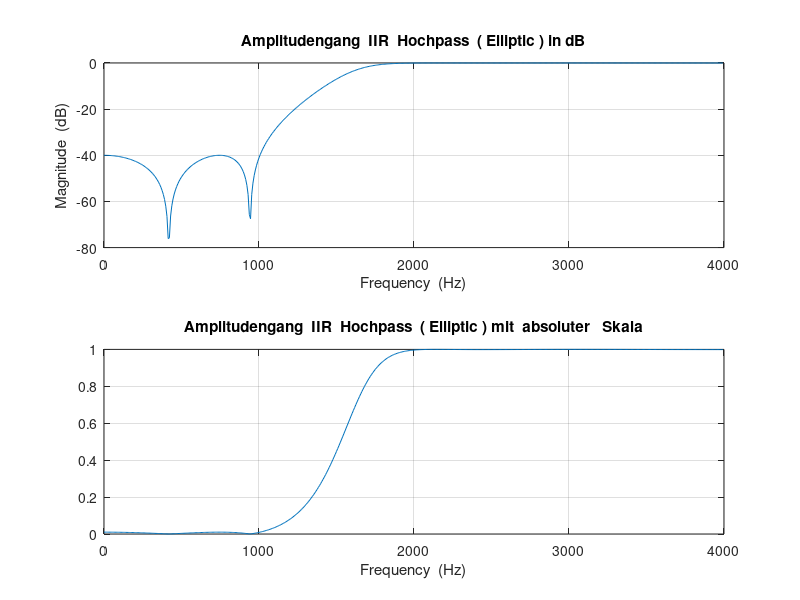
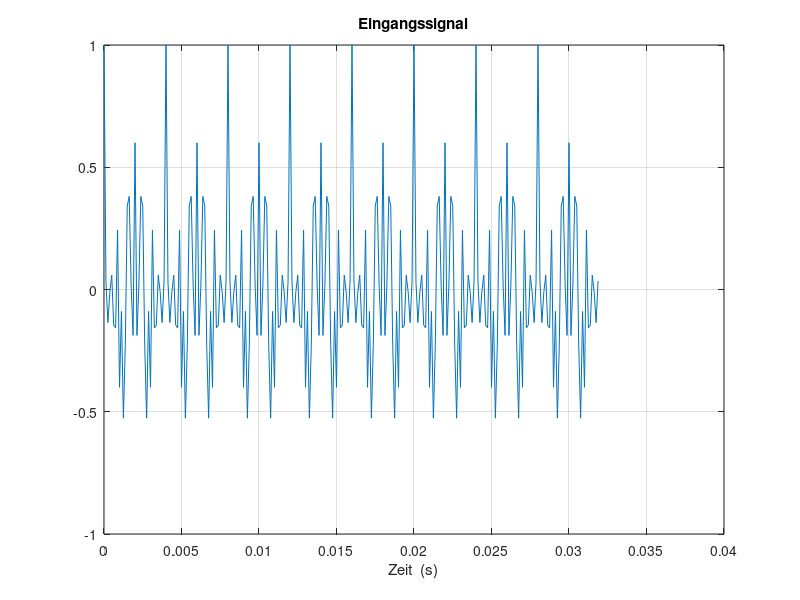
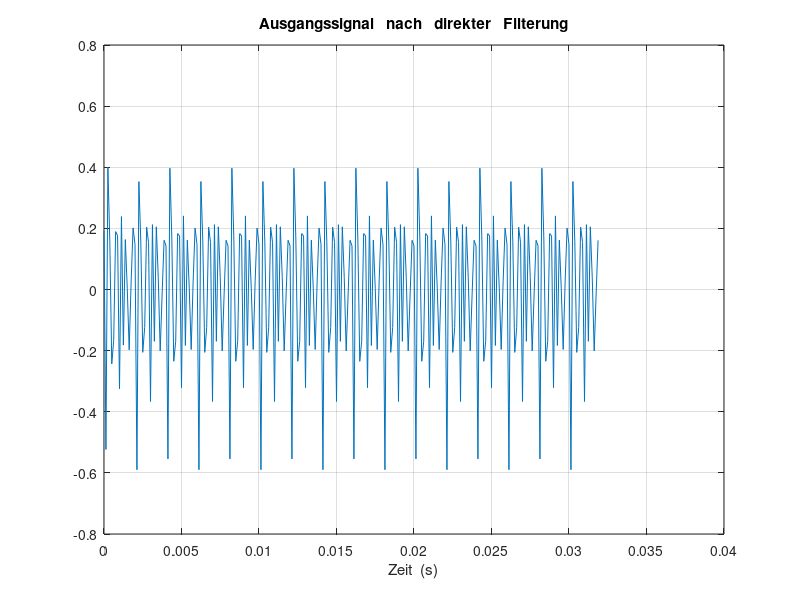
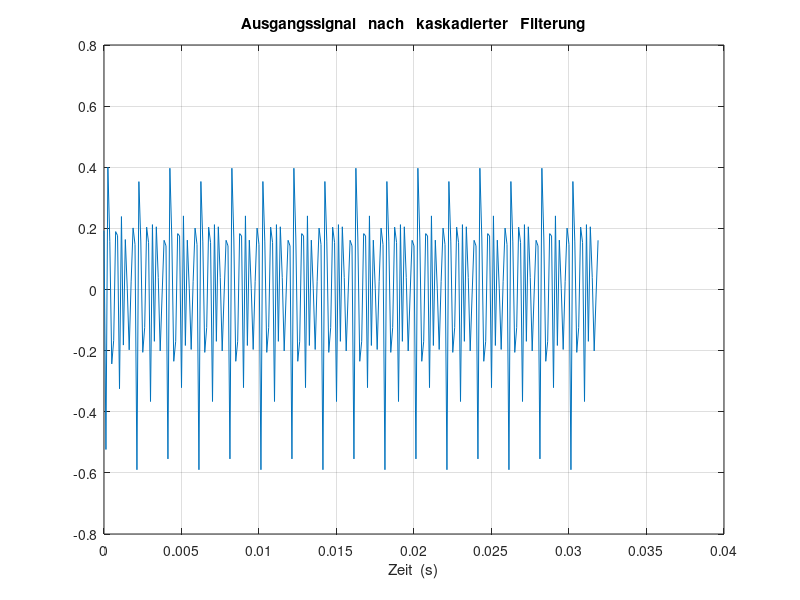

The MATLAB script that drew these images, in order:
%% IIR LP filter ( elliptic )
fs =8000; % sample frequency
% define filter
Wp = 1950/( fs /2); % passband corner frequency
Ws = 3000/( fs /2); % stopband corner frequency
Rp =0.01; % passband ripple in dB
Rs =40; % stopbandripple in dB
% calculate minimum order n needed for required specification
[n,Wp] = ellipord (Wp ,Ws ,Rp ,Rs );
% design elliptic filter (in this case lowpass )
% returns numerator b and denumerator a of H(z)
[b, a] = ellip (n,Rp ,Rs ,Wp );
% display frequency response of given digital filter
[amp , freq ] = freqz (b,a ,512 , fs );
figure (1);
subplot (2 ,1 ,1);
plot (freq ,(20* log10 (abs(amp ))));
grid on;
title (' Amplitudengang  IIR  Tiefpass  ( Elliptic ) in dB ');
xlabel ('Frequency  (Hz)');
ylabel ('Magnitude  (dB)');
subplot (2 ,1 ,2);
plot (freq ,abs(amp ));
grid on;
title (' Amplitudengang  IIR  Tiefpass  ( Elliptic ) mit  absoluter   Skala ');
xlabel ('Frequency  (Hz)');
%% IIR LP filter ( elliptic ) with stages
% run code above first !
[sos , g] = tf2sos (b, a);
[ iir_count , iir_order ]= size (sos );
iir_order = iir_order /2 -1;
% distribute gain equally among stages
for(k=1: iir_count )
for(m=1: iir_order +1)
sos(k,m)= sos(k,m)* nthroot (g, iir_count );
end
end
num = sos (: ,1:3);
den = sos (: ,4:6);

[amp1 , f1] = freqz(num(1,:) ,[den(1,1) den(1,2:3)]);
[amp2 , f2] = freqz(num(2,:) ,[den(2,1) den(2,2:3)]);

figure (13);
subplot (2 ,1 ,1);
plot (freq ,( 20* log10 (abs( amp1 )) + 20* log10 (abs( amp2 )) ) );
grid on;
title (' Amplitudengang  IIR  Tiefpass  ( Elliptic ) in dB ( Kaskadierung )');
xlabel ('Frequency  (Hz)');
ylabel ('Magnitude  (dB)');
subplot (2 ,1 ,2);
plot (freq ,abs( amp1 .* amp2 ));
grid on;
title (' Amplitudengang  IIR  Tiefpass  ( Elliptic ) mit  absoluter   Skala  ( Kaskadierung )');
xlabel ('Frequency  (Hz)');
%% Modified LP Filter ( elliptic ) [ Attachment H]
num_modified = zeros (2 ,5);
den_modified = zeros (2 ,5);
for i= 1: iir_count ;
num_modified (i ,1) = num(i ,1);
num_modified (i ,3) = num(i ,2);
num_modified (i ,5) = num(i ,3);
den_modified (i ,1) = den(i ,1);
den_modified (i ,3) = den(i ,2);
den_modified (i ,5) = den(i ,3);
end
[amp1 , f1] = freqz(num(1,:) ,[den(1,1) den(1,2:3)]);
[amp2 , f2] = freqz(num(2,:) ,[den(2,1) den(2,2:3)]);
figure (99);
subplot (2 ,1 ,1);
plot (freq ,( 20* log10 (abs( amp1 )) + 20* log10 (abs( amp2 )) ) );
grid on;
title (' Amplitudengang   modifizierter  IIR  Tiefpass  ( Elliptic ) in dB ');
xlabel ('Frequency  (Hz)');
ylabel ('Magnitude  (dB)');
subplot (2 ,1 ,2);
plot (freq ,abs( amp1 .* amp2 ));
grid on;
title (' Amplitudengang   modifizierter  IIR  Tiefpass  ( Elliptic ) mit  absoluter   Skala ');
xlabel ('Frequency  (Hz)');
%% IIR LP filter ( chebychev )
fs =8000; % sample frequency
% define filter
Wp = 1950/( fs /2); % passband corner frequency
Ws = 3000/( fs /2); % stopband corner frequency
Rp =0.01; % passband ripple in dB
Rs =40; % stopbandripple in dB
% calculate minimum order n needed for required specification
[n,Wp] = cheb1ord (Wp ,Ws ,Rp ,Rs );
% design elliptic filter (in this case lowpass )
% returns numerator b and denumerator a of H(z)
[b,a] = cheby1 (n,Rp ,Wp );
% display frequency response of given digital filter
[amp , freq ] = freqz (b,a ,512 , fs );
figure (1);
subplot (2 ,1 ,1);
plot (freq ,(20* log10 (abs(amp ))));
grid on;
title (' Amplitudengang  IIR  Tiefpass  ( Chebychev ) in dB ');
xlabel ('Frequency  (Hz)');
ylabel ('Magnitude  (dB)');
subplot (2 ,1 ,2);
plot (freq ,abs(amp ));
grid on;
title (' Amplitudengang  IIR  Tiefpass  ( Chebychev ) mit  absoluter   Skala ');
xlabel ('Frequency  (Hz)');
%% IIR LP filter ( chebychev ) with stages
% run code above first !
[sos , g] = tf2sos (b, a);
[ iir_count , iir_order ]= size (sos );
iir_order = iir_order /2 -1;
% distribute gain equally among stages
for(k=1: iir_count )
for(m=1: iir_order +1)
sos(k,m)= sos(k,m)* nthroot (g, iir_count );
end
end
num = sos (: ,1:3);
den = sos (: ,4:6);
[amp1 , f1] = freqz(num(1,:) ,[den(1,1) den(1,2:3)]);
[amp2 , f2] = freqz(num(2,:) ,[den(2,1) den(2,2:3)]);
figure (13);
subplot (2 ,1 ,1);
plot (freq ,( 20* log10 (abs( amp1 )) + 20* log10 (abs( amp2 )) ) );
grid on;
title (' Amplitudengang  IIR  Tiefpass  ( Elliptic ) in dB ( Kaskadierung )');
xlabel ('Frequency  (Hz)');
ylabel ('Magnitude  (dB)');
subplot (2 ,1 ,2);
plot (freq ,abs( amp1 .* amp2 ));
grid on;
title (' Amplitudengang  IIR  Tiefpass  ( Elliptic ) mit  absoluter   Skala  ( Kaskadierung )');
xlabel ('Frequency  (Hz)');
%% IIR HP filter ( elliptic )
fs =8000; % sample frequency
% define filter
Wp = 2050/( fs /2); % passband corner frequency
Ws = 1000/( fs /2); % stopband corner frequency
Rp =0.01; % passband ripple in dB
Rs =40; % stopbandripple in dB
% calculate minimum order n needed for required specification
[n,Wp] = ellipord (Wp ,Ws ,Rp ,Rs );
% design elliptic filter (in this case lowpass )
% returns numerator b and denumerator a of H(z)
[b, a] = ellip (n,Rp ,Rs ,Wp ,'high');
% display frequency response of given digital filter
[amp , freq ] = freqz (b,a ,512 , fs );
figure (1);
subplot (2 ,1 ,1);
plot (freq ,(20* log10 (abs(amp ))));
grid on;
title (' Amplitudengang  IIR  Hochpass  ( Elliptic ) in dB ');
xlabel ('Frequency  (Hz)');
ylabel ('Magnitude  (dB)');
subplot (2 ,1 ,2);
plot (freq ,abs(amp ));
grid on;
title (' Amplitudengang  IIR  Hochpass  ( Elliptic ) mit  absoluter   Skala ');
xlabel ('Frequency  (Hz)');
%% IIR HP filter ( elliptic ) with stages
% run code above first !
[sos , g] = tf2sos (b, a);
[ iir_count , iir_order ]= size (sos );
iir_order = iir_order /2 -1;
% distribute gain equally among stages
for(k=1: iir_count )
for(m=1: iir_order +1)
sos(k,m)= sos(k,m)* nthroot (g, iir_count );
end
end
num = sos (: ,1:3);
den = sos (: ,4:6);
[amp1 , f1] = freqz(num(1,:) ,[den(1,1) den(1,2:3)]);
[amp2 , f2] = freqz(num(2,:) ,[den(2,1) den(2,2:3)]);
figure (13);
subplot (2 ,1 ,1);
plot (freq ,( 20* log10 (abs( amp1 )) + 20* log10 (abs( amp2 )) ) );
grid on;
title (' Amplitudengang  IIR  Tiefpass  ( Elliptic ) in dB ( Kaskadierung )');
xlabel ('Frequency  (Hz)');
ylabel ('Magnitude  (dB)');
subplot (2 ,1 ,2);
plot (freq ,abs( amp1 .* amp2 ));
grid on;
title (' Amplitudengang  IIR  Tiefpass  ( Elliptic ) mit  absoluter   Skala  ( Kaskadierung )');
xlabel ('Frequency  (Hz)');
%% simulation
fs = 8000;
Ns = 256;
t =0:1/ fs :(1/ fs )*(Ns -1);
x_n = 0;
x_n = x_n + 0.2 * cos (2* pi* 500 *t);
x_n = x_n + 0.2 *cos (2* pi* 1250 *t);
x_n = x_n + 0.2 *cos (2* pi* 2000 *t);
x_n = x_n + 0.2 *cos (2* pi* 2500 *t);
x_n = x_n + 0.2 *cos (2* pi* 3500 *t);
% convert H(z) to equivalent second - order section representation
[sos ,g] = tf2sos (b,a);
% filter with cascaded filter
y_n = x_n;
for i=1: size (sos ,1)
y_n = filter (sos(i ,1:3) , sos(i ,4:6) , y_n );
end
y_n = y_n*g;
% original filter to compare with cascaded filter
y_n2 = x_n;
y_n2 = filter (b,a, y_n2 );
%%
figure (7);
% input signal
plot (t,x_n );
grid on;
title (' Eingangssignal ');
xlabel ('Zeit  (s)');
%%
figure (8);
% filtered with original filter
plot (t, y_n2 );
grid on;
title (' Ausgangssignal   nach   direkter   Filterung ');
xlabel ('Zeit  (s)');
%%
figure (9);
% filtered with cascade - filter
plot (t,y_n );
grid on;
title (' Ausgangssignal   nach   kaskadierter   Filterung ');
xlabel ('Zeit  (s)');
%%
figure (10);
% input spectrum
xfftmag =( abs(fft(x_n ,Ns ))); % Compute spectrum of input signal .
xfftmagh = xfftmag (1: length ( xfftmag )/2);
% Plot only the first half of FFT , since second half is mirror imag
f =[1:1: length( xfftmagh )]* fs/Ns; % Make freq array from 0 Hz to Fs /2 Hz.
plot (f, xfftmagh ); % Plot frequency spectrum of input signal
grid on;
title (' Eingangsspektrum ');
xlabel ('freq  (Hz)');
%%
figure (11);
% filtered with original filter
yfftmag =( abs(fft(y_n2 ,Ns )));
yfftmagh = yfftmag (1: length ( yfftmag )/2);
% Plot only the first half of FFT , since second half is mirror image
plot (f, yfftmagh ); % Plot frequency spectrum of input signal
grid on;
title (' Ausgangsspektrum   nach   direkter   Filterung ');
xlabel ('freq  (Hz)');
%%
figure (12);
% filtered with cascade - filter
yfftmag =( abs(fft(y_n ,Ns )));
yfftmagh = yfftmag (1: length ( yfftmag )/2);
% Plot only the first half of FFT , since second half is mirror image
plot (f, yfftmagh ); % Plot frequency spectrum of input signal
grid on;
title (' Ausgangsspektrum   nach   kaskadierter   Filterung ');
xlabel ('freq  (Hz)');